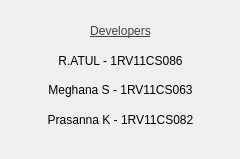
<?xml version="1.0" encoding="UTF-8"?>
<ui version="4.0">
 <class>about</class>
 <widget class="QDialog" name="about">
  <property name="geometry">
   <rect>
    <x>0</x>
    <y>0</y>
    <width>240</width>
    <height>159</height>
   </rect>
  </property>
  <property name="windowTitle">
   <string>Developers</string>
  </property>
  <widget class="QFrame" name="credits">
   <property name="geometry">
    <rect>
     <x>20</x>
     <y>10</y>
     <width>201</width>
     <height>131</height>
    </rect>
   </property>
   <property name="styleSheet">
    <string notr="true">color:black;
</string>
   </property>
   <layout class="QVBoxLayout" name="verticalLayout_3">
    <item>
     <widget class="QLabel" name="credit">
      <property name="text">
       <string>&lt;html&gt;&lt;head/&gt;&lt;body&gt;&lt;p align=&quot;center&quot;&gt;&lt;span style=&quot; text-decoration: underline; color:#424242;&quot;&gt;Developers&lt;/span&gt;&lt;/p&gt;&lt;/body&gt;&lt;/html&gt;</string>
      </property>
     </widget>
    </item>
    <item>
     <widget class="QLabel" name="credit_8">
      <property name="text">
       <string>&lt;html&gt;&lt;head/&gt;&lt;body&gt;&lt;p align=&quot;center&quot;&gt;R.ATUL - 1RV11CS086&lt;/p&gt;&lt;/body&gt;&lt;/html&gt;</string>
      </property>
     </widget>
    </item>
    <item>
     <widget class="QLabel" name="credit_2">
      <property name="text">
       <string>&lt;html&gt;&lt;head/&gt;&lt;body&gt;&lt;p align=&quot;center&quot;&gt;Meghana S - 1RV11CS063&lt;/p&gt;&lt;/body&gt;&lt;/html&gt;</string>
      </property>
     </widget>
    </item>
    <item>
     <widget class="QLabel" name="credit_3">
      <property name="text">
       <string>&lt;html&gt;&lt;head/&gt;&lt;body&gt;&lt;p align=&quot;center&quot;&gt;Prasanna K - 1RV11CS082&lt;/p&gt;&lt;/body&gt;&lt;/html&gt;</string>
      </property>
     </widget>
    </item>
   </layout>
  </widget>
 </widget>
 <resources/>
 <connections/>
</ui>
